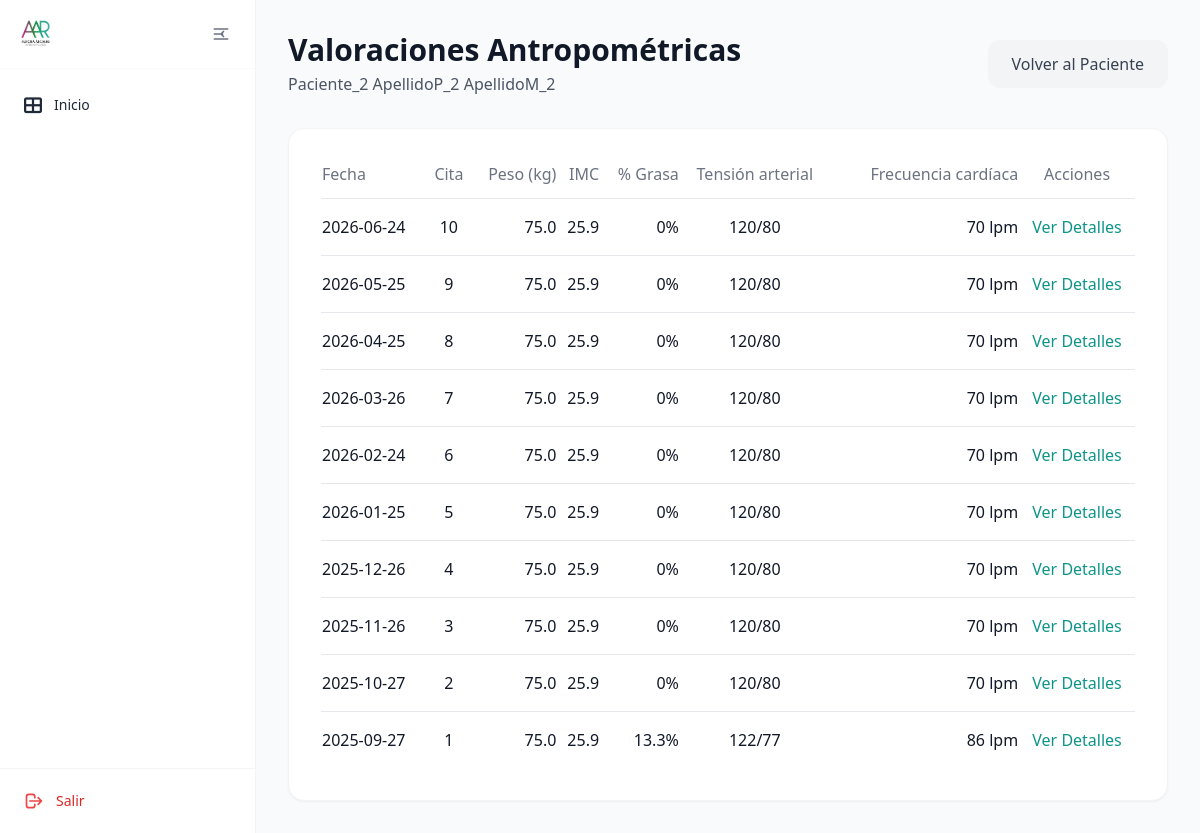
The app's page /valoraciones/paciente/2/lista with its own data.
### tables this page shows
CREATE TABLE pacientes (
    id INTEGER PRIMARY KEY AUTOINCREMENT,
    nombre TEXT NOT NULL,
    apellido_paterno TEXT NOT NULL,
    apellido_materno TEXT NOT NULL,
    genero TEXT NOT NULL CHECK (genero IN ('hombre', 'mujer')),
    fecha_nacimiento DATE NOT NULL,
    telefono TEXT NOT NULL,
    correo TEXT UNIQUE NOT NULL,
    ciudad TEXT NOT NULL,
    fecha_registro TIMESTAMP DEFAULT CURRENT_TIMESTAMP,
    status TEXT NOT NULL DEFAULT 'activo' CHECK (status IN ('activo', 'inactivo'))
);

CREATE TABLE valoracion_antropometrica (
    id INTEGER PRIMARY KEY AUTOINCREMENT,
    paciente_id INTEGER NOT NULL,
    numero_cita INTEGER NOT NULL,
    fecha DATE NOT NULL,
    estatura FLOAT NOT NULL,
    peso FLOAT NOT NULL,
    imc FLOAT NOT NULL,
    grasa FLOAT NOT NULL,
    cintura FLOAT NOT NULL,
    torax FLOAT NOT NULL,
    brazo FLOAT NOT NULL,
    cadera FLOAT NOT NULL,
    pierna FLOAT NOT NULL,
    pantorrilla FLOAT NOT NULL,
    tension_arterial TEXT NOT NULL,
    frecuencia_cardiaca INTEGER NOT NULL,
    bicep FLOAT NOT NULL,
    tricep FLOAT NOT NULL,
    suprailiaco FLOAT NOT NULL,
    subescapular FLOAT NOT NULL,
    femoral FLOAT,
    porcentaje_grasa TEXT NOT NULL,
    --porcentaje_grasa_fem FLOAT NOT NULL,
    ultima_dieta TEXT,
    FOREIGN KEY (paciente_id) REFERENCES pacientes (id)
);

### app/controllers/valoracion_antropometrica.py (the view)
@valoracion.route('/paciente/<int:paciente_id>/lista')
def lista_valoraciones(paciente_id):
    if paciente_id == 0:
        return redirect(url_for('valoracion.todas_valoraciones'))
    paciente = Paciente.obtener_por_id(paciente_id)
    if not paciente:
        flash('Paciente no encontrado', 'error')
        return redirect(url_for('pacientes.lista_pacientes'))
    valoraciones = ValoracionAntropometrica.obtener_por_paciente(paciente_id)
    return render_template('valoraciones/lista_valoraciones.html', paciente=paciente, valoraciones=valoraciones)

### app/db.py (called while the page is built)
def get_db():
    if 'db' not in g:
        try:
            db_path = os.environ.get('DATABASE_URL', 'pacientes.db')
            g.db = sqlite3.connect(
                db_path,
                detect_types=sqlite3.PARSE_DECLTYPES
            )
            g.db.row_factory = sqlite3.Row
        except sqlite3.Error as e:
            logger.error(f"Error crítico al conectar con la base de datos SQLite: {e}")
            raise e
    return g.db

def query_db(query, args=(), one=False):
    try:
        cur = get_db().execute(query, args)
        rv = cur.fetchall()
        cur.close()
        return (rv[0] if rv else None) if one else rv
    except sqlite3.Error as e:
        logger.error(f"Error al ejecutar query: {query}. Args: {args}. Detalle: {e}")
        raise e

### app/models/paciente.py (called while the page is built)
    @staticmethod
    def obtener_por_id(id):
        return query_db('SELECT * FROM pacientes WHERE id = ?', [id], one=True)

### app/models/valoracion_antropometrica.py (called while the page is built)
    @staticmethod
    def obtener_por_paciente(paciente_id):
        return query_db('''
            SELECT * FROM valoracion_antropometrica
            WHERE paciente_id = ?
            ORDER BY fecha DESC
        ''', [paciente_id])

### app/templates/valoraciones/lista_valoraciones.html (shortened to what this page needs)
{% extends "base/base.html" %}
{% block content %}
<div class="max-w-6xl mx-auto">
    <div class="mb-8 flex items-center justify-between">
        <div>
            <h1 class="text-3xl font-bold text-gray-900">Valoraciones Antropométricas</h1>
            <p class="text-gray-600 mt-1">{{ paciente['nombre'] }} {{ paciente['apellido_paterno'] }} {{ paciente['apellido_materno'] }}</p>
        </div>
        <a href="{{ url_for('pacientes.detalle_paciente', id=paciente['id']) }}" class="px-6 py-3 bg-gray-100 hover:bg-gray-200 text-gray-700 font-medium rounded-xl transition">Volver al Paciente</a>
    </div>
    <div class="bg-white p-8 rounded-2xl shadow-sm border border-gray-100">
        <div class="overflow-x-auto">
            <table class="w-full text-left">
                <thead>
                    <tr class="text-gray-500 border-b">
                        <th class="pb-3 font-medium">Fecha</th>
                        <th class="pb-3 font-medium text-center">Cita</th>
                        <th class="pb-3 font-medium text-right">Peso (kg)</th>
                        <th class="pb-3 font-medium text-right">IMC</th>
                        <th class="pb-3 font-medium text-right">% Grasa</th>
                        <th class="pb-3 font-medium text-center">Tensión arterial</th>
                        <th class="pb-3 font-medium text-right">Frecuencia cardíaca</th>
                        <th class="pb-3 font-medium text-center">Acciones</th>
                    </tr>
                </thead>
                <tbody class="divide-y">
                    {% for valoracion in valoraciones %}
                    <tr class="hover:bg-gray-50 transition">
                        <td class="py-4 text-gray-900">{{ valoracion['fecha'] }}</td>
                        <td class="py-4 text-gray-900 text-center">{{ valoracion['numero_cita'] }}</td>
                        <td class="py-4 text-gray-900 text-right">{{ valoracion['peso'] }}</td>
                        <td class="py-4 text-gray-900 text-right">{{ valoracion['imc'] }}</td>
                        <td class="py-4 text-gray-900 text-right">{{ valoracion['porcentaje_grasa'] }}%</td>
                        <td class="py-4 text-gray-900 text-center">{{ valoracion['tension_arterial'] }}</td>
                        <td class="py-4 text-gray-900 text-right">{{ valoracion['frecuencia_cardiaca'] }} lpm</td>
                        <td class="py-4 text-center">
                            <a href="{{ url_for('valoracion.detalle_valoracion', valoracion_id=valoracion['id']) }}"
                                class="text-teal-600 hover:text-teal-800 font-medium">Ver Detalles</a>
                        </td>
                    </tr>
                    {% else %}
                    <tr>
                        <td colspan="8" class="py-8 text-center text-gray-500">No hay valoraciones registradas para este paciente.</td>
                    </tr>
                    {% endfor %}
                </tbody>
            </table>
        </div>
    </div>
</div>
{% endblock %}

### app/static/css/components/_tables.css (style rules this page uses)
.text-right { text-align: right; }
.text-center { text-align: center; }

### app/static/css/style.css (style rules this page uses)
body { font-family: Arial, sans-serif; margin: 0; padding: 0; color: #2c3e50; }
.text-center { text-align: center; }
.text-right { text-align: right; }

### records on screen
pacientes: nombre "Paciente_2", apellido_paterno "ApellidoP_2", apellido_materno "ApellidoM_2"
valoracion_antropometrica: fecha "2026-06-24", numero_cita "10", peso "75.0", imc "25.9", porcentaje_grasa "0", tension_arterial "120/80", frecuencia_cardiaca "70"
valoracion_antropometrica: fecha "2026-05-25", numero_cita "9", peso "75.0", imc "25.9", porcentaje_grasa "0", tension_arterial "120/80", frecuencia_cardiaca "70"
valoracion_antropometrica: fecha "2026-04-25", numero_cita "8", peso "75.0", imc "25.9", porcentaje_grasa "0", tension_arterial "120/80", frecuencia_cardiaca "70"
valoracion_antropometrica: fecha "2026-03-26", numero_cita "7", peso "75.0", imc "25.9", porcentaje_grasa "0", tension_arterial "120/80", frecuencia_cardiaca "70"
valoracion_antropometrica: fecha "2026-02-24", numero_cita "6", peso "75.0", imc "25.9", porcentaje_grasa "0", tension_arterial "120/80", frecuencia_cardiaca "70"
valoracion_antropometrica: fecha "2026-01-25", numero_cita "5", peso "75.0", imc "25.9", porcentaje_grasa "0", tension_arterial "120/80", frecuencia_cardiaca "70"
valoracion_antropometrica: fecha "2025-12-26", numero_cita "4", peso "75.0", imc "25.9", porcentaje_grasa "0", tension_arterial "120/80", frecuencia_cardiaca "70"
valoracion_antropometrica: fecha "2025-11-26", numero_cita "3", peso "75.0", imc "25.9", porcentaje_grasa "0", tension_arterial "120/80", frecuencia_cardiaca "70"
valoracion_antropometrica: fecha "2025-10-27", numero_cita "2", peso "75.0", imc "25.9", porcentaje_grasa "0", tension_arterial "120/80", frecuencia_cardiaca "70"
valoracion_antropometrica: fecha "2025-09-27", numero_cita "1", peso "75.0", imc "25.9", porcentaje_grasa "13.3", tension_arterial "122/77", frecuencia_cardiaca "86"
